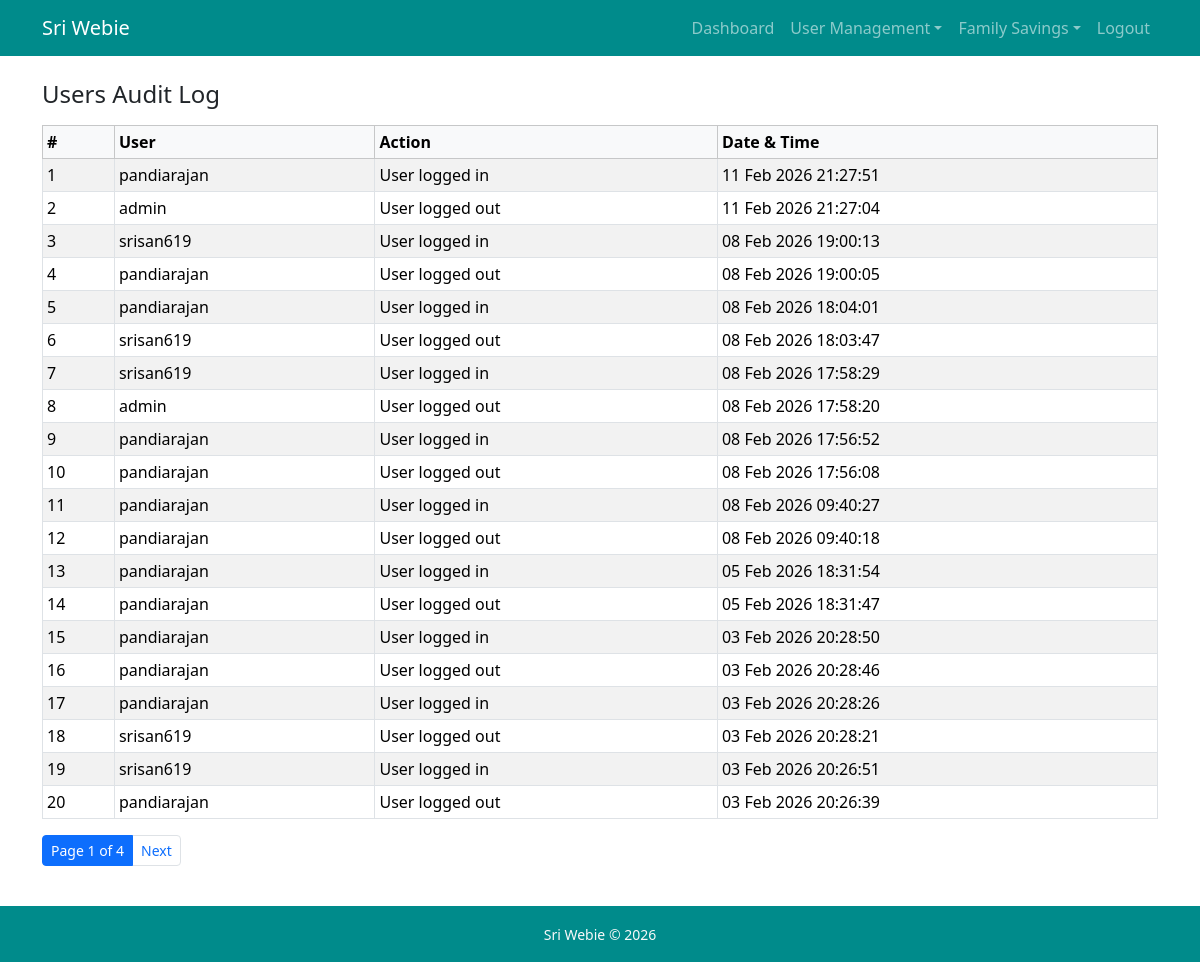
The page /users/audit-logs/ (signed in) on the database its author committed.
### users/models.py (models this page shows, shortened)
class AuditLog(models.Model):
    user = models.ForeignKey(User, on_delete=models.SET_NULL, null=True)
    action = models.CharField(max_length=100)
    timestamp = models.DateTimeField(auto_now_add=True)

class User(AbstractUser):
    role = models.ForeignKey(Role, on_delete=models.PROTECT, null=True, blank=True)
    groups = models.ManyToManyField('auth.Group', related_name='custom_user_set', blank=True, help_text='The groups this user belongs to', verbose_name='groups')
    user_permissions = models.ManyToManyField('auth.Permission', related_name='custom_user_set', blank=True, help_text='Specific permissions for this user.', verbose_name='user permissions')

### users/views.py (the view)
# urls.py: path('users/audit-logs/', audit_logs, name="audit_logs")
@login_required
def audit_logs(request):
    if request.user.role.role_name not in ['auditor', 'admin']:
        return HttpResponseForbidden("Access Denied")
    logs = AuditLog.objects.select_related("user").order_by("-timestamp")
    paginator = Paginator(logs, 20)
    page_number = request.GET.get("page")
    page_obj = paginator.get_page(page_number)
    return render(request, "users/audit_logs.html", {
        "page_obj": page_obj
    })

### users/templates/users/audit_logs.html
{%extends "users/base.html"%}
{%block content%}
<h4 class="mb-3">Users Audit Log</h4>
<div class="table-responsive">
<table class="table table-bordered table-striped table-sm">
    <thead class="table-light">
        <tr>
            <th>#</th>
            <th>User</th>
            <th>Action</th>
            <th>Date & Time</th>
        </tr>
    </thead>
    <tbody>
        {% for log in page_obj %}
        <tr>
            <td>{{forloop.counter}}</td>
            <td>{{log.user.username|default:"System"}}</td>
            <td>
                {{log.action}}
            </td>
            <td>{{log.timestamp|date:"d M Y H:i:s"}}</td>
        </tr>
        {% empty %}
        <tr>
            <td colspan="4">
                No audit logs found
            </td>
        </tr>
        {%endfor%}
    </tbody>
</table>
</div>
{% include "includes/pagination.html" %}
{%endblock%}

### rows shown on the page
AuditLog: user.username "pandiarajan", action "User logged in", timestamp "11 Feb 2026 21:27:51"
AuditLog: user.username "admin", action "User logged out", timestamp "11 Feb 2026 21:27:04"
AuditLog: user.username "srisan619", action "User logged in", timestamp "08 Feb 2026 19:00:13"
AuditLog: user.username "pandiarajan", action "User logged out", timestamp "08 Feb 2026 19:00:05"
AuditLog: user.username "pandiarajan", action "User logged in", timestamp "08 Feb 2026 18:04:01"
AuditLog: user.username "srisan619", action "User logged out", timestamp "08 Feb 2026 18:03:47"
AuditLog: user.username "srisan619", action "User logged in", timestamp "08 Feb 2026 17:58:29"
AuditLog: user.username "admin", action "User logged out", timestamp "08 Feb 2026 17:58:20"
AuditLog: user.username "pandiarajan", action "User logged in", timestamp "08 Feb 2026 17:56:52"
AuditLog: user.username "pandiarajan", action "User logged out", timestamp "08 Feb 2026 17:56:08"
AuditLog: user.username "pandiarajan", action "User logged in", timestamp "08 Feb 2026 09:40:27"
AuditLog: user.username "pandiarajan", action "User logged out", timestamp "08 Feb 2026 09:40:18"
AuditLog: user.username "pandiarajan", action "User logged in", timestamp "05 Feb 2026 18:31:54"
AuditLog: user.username "pandiarajan", action "User logged out", timestamp "05 Feb 2026 18:31:47"
AuditLog: user.username "pandiarajan", action "User logged in", timestamp "03 Feb 2026 20:28:50"
AuditLog: user.username "pandiarajan", action "User logged out", timestamp "03 Feb 2026 20:28:46"
AuditLog: user.username "pandiarajan", action "User logged in", timestamp "03 Feb 2026 20:28:26"
AuditLog: user.username "srisan619", action "User logged out", timestamp "03 Feb 2026 20:28:21"
AuditLog: user.username "srisan619", action "User logged in", timestamp "03 Feb 2026 20:26:51"
AuditLog: user.username "pandiarajan", action "User logged out", timestamp "03 Feb 2026 20:26:39"

### other values the page prints
{{ page_obj.number }} "1"
{{ page_obj.paginator.num_pages }} "4"
